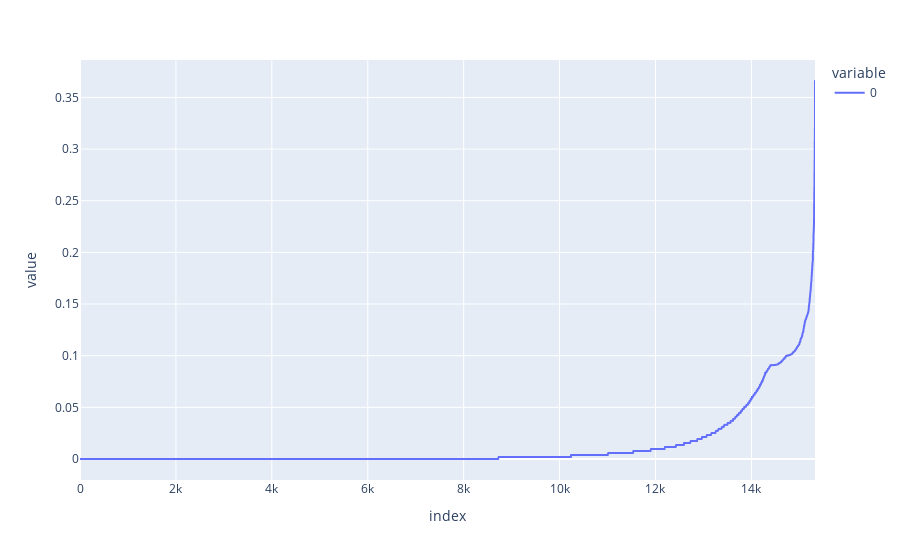

Notebook code cell kept with this figure:
### Markdown cell above
#### DBSCAN parameters:
- ##### for min_samples i'll try values >= to the dimensionality of X
- ##### for eps i'll use NearestNeighbors to find the average distance between each point and its n_neighbors
- ##### n_neighbors will be equal to min_samples

### Code cell
from sklearn.cluster import DBSCAN
from sklearn.neighbors import NearestNeighbors
import plotly.express as px


ngbrs = NearestNeighbors(n_neighbors=20)
ngbrs_fit = ngbrs.fit(X)
neigh_dist, neigh_indices = ngbrs.kneighbors(X)

# sorting distances in ascending order
neigh_dist = np.sort(neigh_dist, axis=0)
neigh_dist = neigh_dist[:,1]

#plt.plot(neigh_dist)   # not accurate enough
px.line(neigh_dist)

### Figure 1 — Plotly figure (JSON) as saved in the notebook; plotly's stock layout.template omitted (floating-point values rounded to 4 significant figures; data arrays with more than 128 entries replaced by an {"elided": "..."} marker saying what was removed)
{"data": [{"hovertemplate": "variable=0<br>index=%{x}<br>value=%{y}<extra></extra>", "legendgroup": "0", "line": {"color": "#636efa", "dash": "solid"}, "marker": {"symbol": "circle"}, "mode": "lines", "name": "0", "showlegend": true, "type": "scattergl", "x": {"elided": "15327 int values"}, "xaxis": "x", "y": {"elided": "15327 float values"}, "yaxis": "y"}], "layout": {"legend": {"title": {"text": "variable"}, "tracegroupgap": 0}, "margin": {"t": 60}, "xaxis": {"anchor": "y", "domain": [0, 1], "title": {"text": "index"}}, "yaxis": {"anchor": "x", "domain": [0, 1], "title": {"text": "value"}}}}
